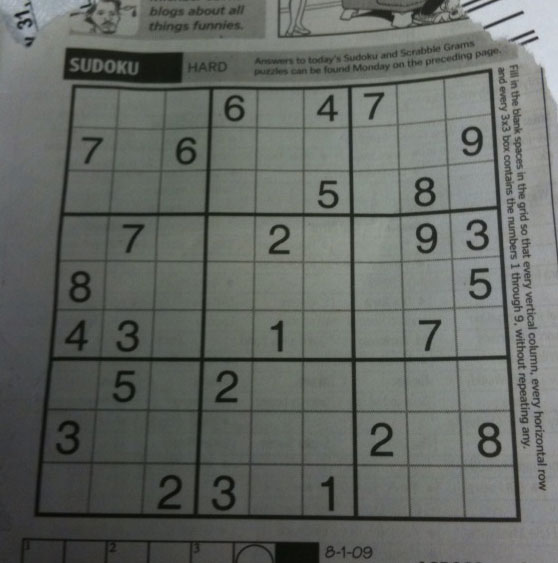
#> input picture ch07/sudoku.jpg, 558 x 563 px, found by its file name
$ python threshold2.py
#> lines starting #> are read from the running program, lines starting #| are printed output that depends on the picture; after the words box and inside, x2 and y2 are one past the last pixel; in counts of white or black regions, pixels touching at a corner belong together
import sys
import numpy as np
import cv2


src = cv2.imread('./ch07/sudoku.jpg', cv2.IMREAD_GRAYSCALE)
#> src: shape (563, 558); min 7, max 218, mean 102.4
#> slider 'Threshold' is set to 85

if src is None:
    print('Image load failed!')
    sys.exit()


def on_threshold(pos):
#> called with pos = 128
    _, dst = cv2.threshold(src, pos, 255, cv2.THRESH_BINARY)
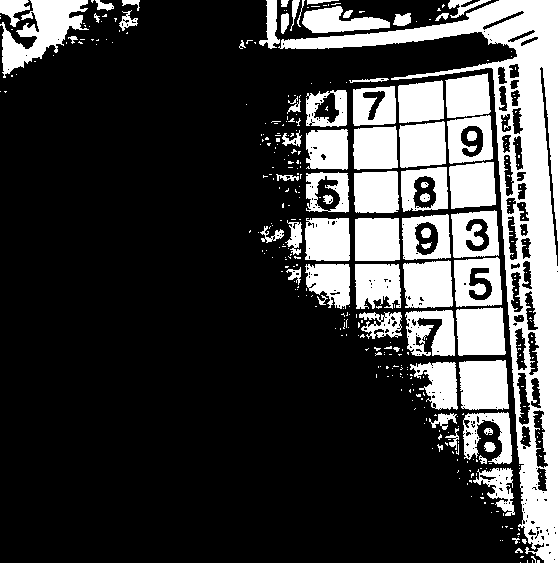
#> dst: shape (563, 558); 24.9% white; 376 white regions (305 under 20 px), largest, box (x1, y1, x2, y2) and area: (278, 0, 558, 563) 25702, (0, 0, 89, 78) 3082, (459, 360, 509, 410) 2264
    cv2.imshow('dst', dst)


cv2.imshow('src', src)
cv2.namedWindow('dst')
cv2.createTrackbar('Threshold', 'dst', 0, 255, on_threshold)
cv2.setTrackbarPos('Threshold', 'dst', 128)

cv2.waitKey()
cv2.destroyAllWindows()
